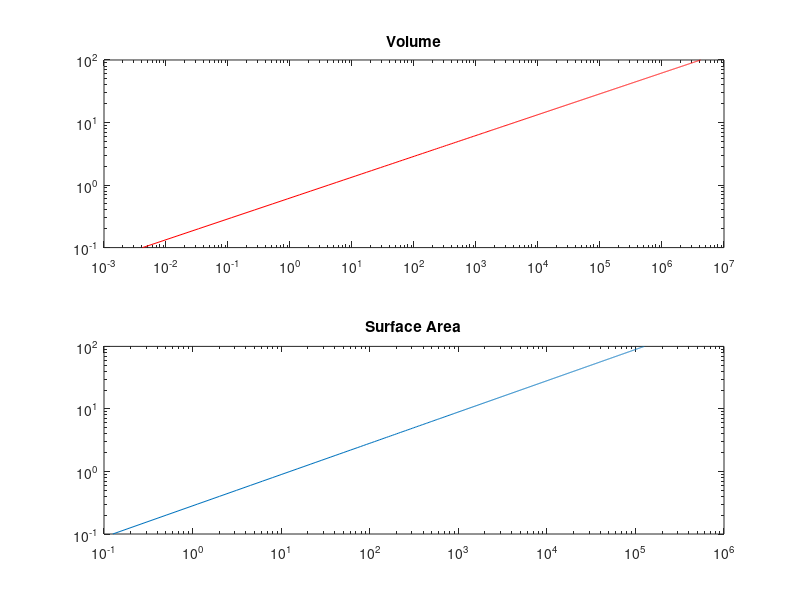

Write MATLAB code to recreate this figure.
% Marcus Winters
%ME203
%10/8/21
%Homework 2
%Problem 9

clc; clear all; format compact;
r=[.1:.1:100]
V = (4*pi*r.^3)/3;
A= 4*pi*r.^2 

subplot(2,1,1)
loglog(V,r,'-r')
title('Volume')
subplot(2,1,2)
loglog(A,r)
title('Surface Area')